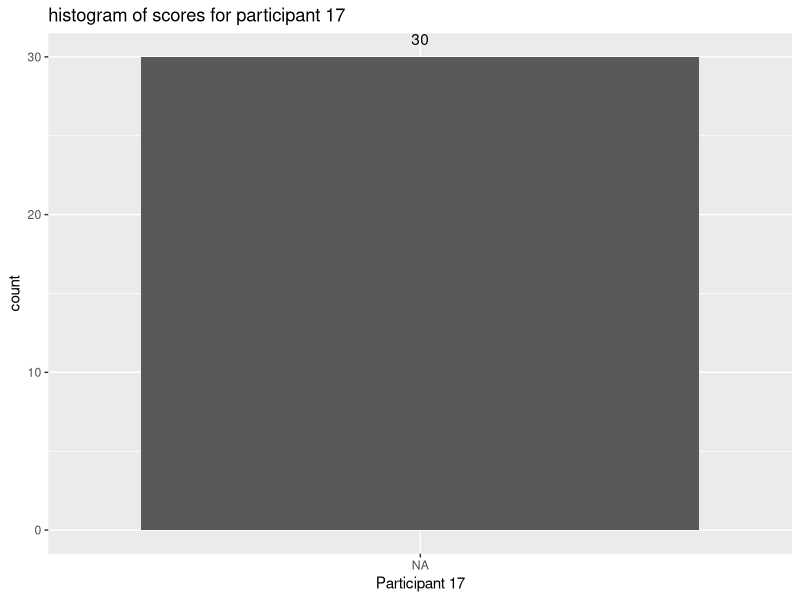

This figure's R source:
#Experimentation in Psychology and Linguistics assignment 1 part 2
library(ggplot2)
library(tidyverse)

#Read our results from assignment 1
df <- read.csv("sheet1.csv", header= TRUE)
df <- df[23:60,]
rownames(df) <- NULL

#Count the amount of responses per score
response <- t(df[,5:34]) %>% as.data.frame()

#plot histogram plots for each participant
ggplot(data=response, aes(x=factor(response$V17))) + 
  geom_bar(stat = "count") + labs(title="histogram of scores for participant 17") + geom_text(stat='count',aes(label=..count..),vjust=-1) +
  xlab("Participant 17")

#Create a correlation matrix for every participant
cor_matrix <- round(cor(t(df[,5:34])),3)
cor_matrix <- as.data.frame(cor_matrix) 
cor_matrix[upper.tri(cor_matrix)] <- NA

#Calculate the total average mean of every word pair
total_score <- colSums(df[,5:34])/nrow(df)

#Seperate similar and dissimilar word pairs
score_df <- df[,5:34]
sim_index <- c(2,5,6,8,9,10,16,18,19,20,22,23,26,29,30)
similar_words <- score_df[,sim_index]
dissimalar_words <- score_df[,-(sim_index)]

#Bekijk correlatie/scores tussen groepen alpha, beta en gamma?
#Bekijk correlatie/scores tussen wo, hbo en work?
#Bekijk algemeen wat de gemiddelde scores zijn?
#Gebruik t.test om te kijken of er daadwerkelijk verschil is. 